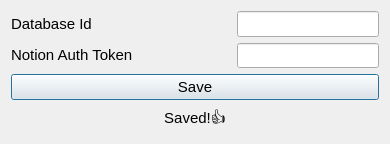
<?xml version="1.0" encoding="UTF-8"?>
<ui version="4.0">
 <class>Credentials</class>
 <widget class="QDialog" name="Credentials">
  <property name="geometry">
   <rect>
    <x>0</x>
    <y>0</y>
    <width>390</width>
    <height>140</height>
   </rect>
  </property>
  <property name="sizePolicy">
   <sizepolicy hsizetype="Fixed" vsizetype="Fixed">
    <horstretch>0</horstretch>
    <verstretch>0</verstretch>
   </sizepolicy>
  </property>
  <property name="maximumSize">
   <size>
    <width>390</width>
    <height>140</height>
   </size>
  </property>
  <property name="windowTitle">
   <string>Dialog</string>
  </property>
  <layout class="QVBoxLayout" name="verticalLayout">
   <item>
    <layout class="QVBoxLayout" name="credentialsForm">
     <item>
      <layout class="QHBoxLayout" name="databaseId">
       <property name="sizeConstraint">
        <enum>QLayout::SetDefaultConstraint</enum>
       </property>
       <item>
        <widget class="QLabel" name="databaseIdLabel">
         <property name="sizePolicy">
          <sizepolicy hsizetype="Preferred" vsizetype="Fixed">
           <horstretch>0</horstretch>
           <verstretch>0</verstretch>
          </sizepolicy>
         </property>
         <property name="font">
          <font>
           <family>Segoe UI</family>
           <pointsize>11</pointsize>
          </font>
         </property>
         <property name="text">
          <string>Database Id</string>
         </property>
        </widget>
       </item>
       <item>
        <widget class="QLabel" name="databaseIdInfo">
         <property name="sizePolicy">
          <sizepolicy hsizetype="Fixed" vsizetype="Fixed">
           <horstretch>2</horstretch>
           <verstretch>2</verstretch>
          </sizepolicy>
         </property>
         <property name="minimumSize">
          <size>
           <width>2</width>
           <height>2</height>
          </size>
         </property>
         <property name="maximumSize">
          <size>
           <width>15</width>
           <height>15</height>
          </size>
         </property>
         <property name="font">
          <font>
           <family>Segoe UI</family>
          </font>
         </property>
         <property name="toolTip">
          <string>The ID of the Notion databse you wanna upload your clippings to!</string>
         </property>
         <property name="toolTipDuration">
          <number>-1</number>
         </property>
         <property name="text">
          <string/>
         </property>
         <property name="pixmap">
          <pixmap>C:/Users/Gayan/Downloads/info_FILL0_wght300_GRAD200_opsz24.png</pixmap>
         </property>
         <property name="scaledContents">
          <bool>true</bool>
         </property>
        </widget>
       </item>
       <item>
        <spacer name="databaseIdSpacer">
         <property name="font">
          <font>
           <family>Segoe UI</family>
          </font>
         </property>
         <property name="orientation">
          <enum>Qt::Horizontal</enum>
         </property>
         <property name="sizeHint" stdset="0">
          <size>
           <width>40</width>
           <height>20</height>
          </size>
         </property>
        </spacer>
       </item>
       <item>
        <widget class="QLineEdit" name="databaseIdInput">
         <property name="font">
          <font>
           <family>Segoe UI</family>
           <pointsize>11</pointsize>
          </font>
         </property>
         <property name="statusTip">
          <string/>
         </property>
        </widget>
       </item>
      </layout>
     </item>
     <item>
      <layout class="QHBoxLayout" name="notionAuthToken">
       <property name="sizeConstraint">
        <enum>QLayout::SetFixedSize</enum>
       </property>
       <item>
        <widget class="QLabel" name="notionAuthTokenLabel">
         <property name="sizePolicy">
          <sizepolicy hsizetype="Preferred" vsizetype="Fixed">
           <horstretch>0</horstretch>
           <verstretch>0</verstretch>
          </sizepolicy>
         </property>
         <property name="font">
          <font>
           <family>Segoe UI</family>
           <pointsize>11</pointsize>
          </font>
         </property>
         <property name="text">
          <string>Notion Auth Token</string>
         </property>
        </widget>
       </item>
       <item>
        <widget class="QLabel" name="notionAuthTokenInfo">
         <property name="sizePolicy">
          <sizepolicy hsizetype="Fixed" vsizetype="Fixed">
           <horstretch>2</horstretch>
           <verstretch>2</verstretch>
          </sizepolicy>
         </property>
         <property name="minimumSize">
          <size>
           <width>2</width>
           <height>2</height>
          </size>
         </property>
         <property name="maximumSize">
          <size>
           <width>15</width>
           <height>15</height>
          </size>
         </property>
         <property name="font">
          <font>
           <family>Segoe UI</family>
          </font>
         </property>
         <property name="toolTip">
          <string>Secret key of your notion integration</string>
         </property>
         <property name="toolTipDuration">
          <number>-1</number>
         </property>
         <property name="text">
          <string/>
         </property>
         <property name="pixmap">
          <pixmap>C:/Users/Gayan/Downloads/info_FILL0_wght300_GRAD200_opsz24.png</pixmap>
         </property>
         <property name="scaledContents">
          <bool>true</bool>
         </property>
        </widget>
       </item>
       <item>
        <spacer name="unfollowGapSpacer_3">
         <property name="font">
          <font>
           <family>Segoe UI</family>
          </font>
         </property>
         <property name="orientation">
          <enum>Qt::Horizontal</enum>
         </property>
         <property name="sizeHint" stdset="0">
          <size>
           <width>40</width>
           <height>20</height>
          </size>
         </property>
        </spacer>
       </item>
       <item>
        <widget class="QLineEdit" name="notionAuthTokenInput">
         <property name="minimumSize">
          <size>
           <width>0</width>
           <height>25</height>
          </size>
         </property>
         <property name="font">
          <font>
           <family>Segoe UI</family>
           <pointsize>11</pointsize>
          </font>
         </property>
         <property name="toolTip">
          <string/>
         </property>
         <property name="statusTip">
          <string/>
         </property>
         <property name="inputMethodHints">
          <set>Qt::ImhNone</set>
         </property>
         <property name="inputMask">
          <string/>
         </property>
         <property name="echoMode">
          <enum>QLineEdit::Normal</enum>
         </property>
         <property name="placeholderText">
          <string/>
         </property>
        </widget>
       </item>
      </layout>
     </item>
     <item>
      <widget class="QPushButton" name="saveBtn">
       <property name="sizePolicy">
        <sizepolicy hsizetype="Preferred" vsizetype="Fixed">
         <horstretch>0</horstretch>
         <verstretch>0</verstretch>
        </sizepolicy>
       </property>
       <property name="font">
        <font>
         <pointsize>11</pointsize>
        </font>
       </property>
       <property name="text">
        <string>Save</string>
       </property>
      </widget>
     </item>
     <item>
      <widget class="QLabel" name="label">
       <property name="enabled">
        <bool>true</bool>
       </property>
       <property name="sizePolicy">
        <sizepolicy hsizetype="Preferred" vsizetype="Fixed">
         <horstretch>0</horstretch>
         <verstretch>0</verstretch>
        </sizepolicy>
       </property>
       <property name="font">
        <font>
         <pointsize>11</pointsize>
        </font>
       </property>
       <property name="text">
        <string>Saved!👍</string>
       </property>
       <property name="alignment">
        <set>Qt::AlignCenter</set>
       </property>
      </widget>
     </item>
    </layout>
   </item>
  </layout>
 </widget>
 <resources/>
 <connections/>
</ui>
